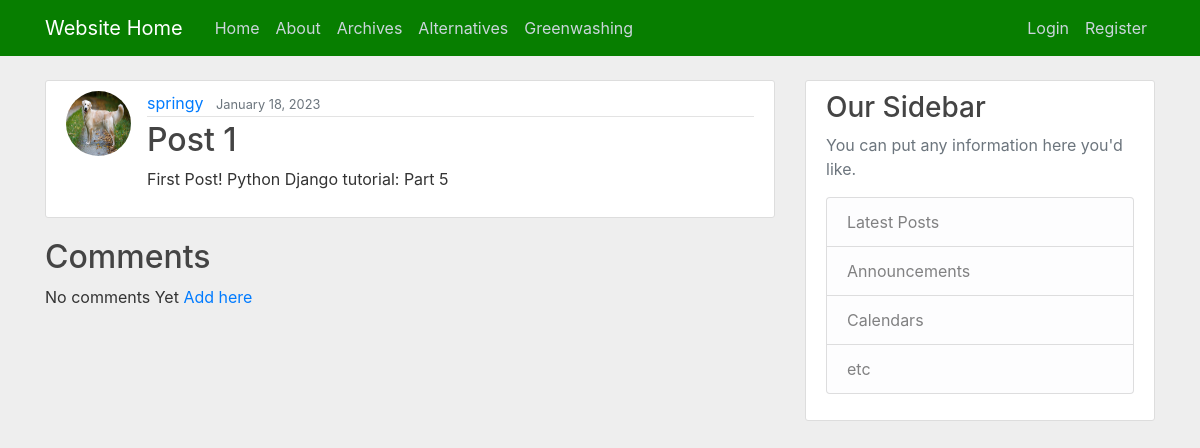
The app's page /post/1/ with its own data.
### website/models.py (models this page shows)
class Posts(models.Model):
    title = models.CharField(max_length=100)
    content = models.TextField()
    date_posted = models.DateTimeField(default=timezone.now)
    author = models.ForeignKey(User, on_delete=models.CASCADE)

### users/models.py (models this page shows, shortened)
class Profile(models.Model):
    user = models.OneToOneField(User, on_delete=models.CASCADE)
    image = models.ImageField(default='default.jpg', upload_to='profile_pics')

### website/views.py (the view)
# urls.py: path('post/<int:pk>/', PostDetailView.as_view(), name='post-detail'),
class PostDetailView(DetailView):
    model = Posts

### website/templates/website/posts_detail.html (shortened to what this page needs)
{% extends "website/base.html" %}
    {% block content %}
    <article class="media content-section">
       <img class="rounded-circle article-img" src="{{ object.author.profile.image.url }}">
    <div class="media-body">
        <div class="article-metadata">
        <a class="mr-2" href="{% url 'user-posts' object.author.username %}">{{ object.author }}</a>
        <small class="text-muted">{{ object.date_posted|date:"F d, Y" }}</small>
        </div>
        <h2 class="article-title">{{ object.title }}</h2>
        <p class="article-content">{{ object.content }}</p>
    </div>
    </article>
      <div class=col-md-8">
            <h2>Comments</h2>
          {% if not post.comments.all %}
                No comments Yet <a href="{% url 'post-comment' object.id %}" >
          Add here</a>
          {% endif %}
      </div>
{% endblock content %}

### website/static/website/main.css (style rules this page uses)
body { background: #eeeeee; color: #333333; margin-top: 5rem; }
h1, h2, h3, h4, h5, h6 { color: #444444; }
.content-section { background: #ffffff; padding: 10px 20px; border: 1px solid #dddddd; border-radius: 3px; margin-bottom: 20px; }
.article-title { color: #444444; }
.article-content { white-space: pre-line; }
.article-img { height: 65px; width: 65px; margin-right: 16px; }
.article-metadata { padding-bottom: 1px; margin-bottom: 4px; border-bottom: 1px solid #e3e3e3 }

### records on screen
Posts: author.profile.image (picture), author "springy", date_posted "January 18, 2023", title "Post 1", content "First Post! Python Django tutorial: Part 5"
